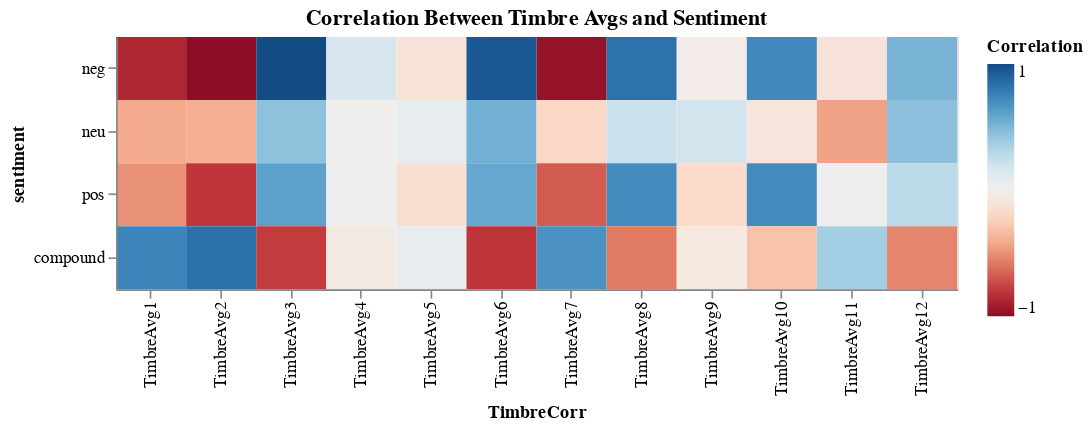

Notebook source saved alongside this figure:
### Code cell
# visualize correlations 
sentiment_cat = ['neg', 'neu', 'pos', 'compund']
timbre_cols = [f'TimbreAvg{i}' for i in range(1, 13)]
alt.Chart(corr_mat_long).mark_rect().encode(
    y=alt.Y('sentiment:O', sort=sentiment_cat),
    x=alt.X('TimbreCorr:O', sort=timbre_cols),
    tooltip=['sentiment', 'TimbreCorr', 'Correlation'],
    color=alt.Color('Correlation:Q', scale=alt.Scale(scheme="redblue"))  # TODO: do you like this colormap? red means something bad, blue means something good, maybe?
).properties(
    title='Correlation Between Timbre Avgs and Sentiment',
    width=500, height=150
)

### Figure 1 — Vega-Lite specification as saved in the notebook (floating-point values rounded to 4 significant figures)
{"config": {"view": {"continuousWidth": 400, "continuousHeight": 300}}, "data": {"name": "data-9d944cea36ab10ab6c176c1c2fce255b"}, "mark": "rect", "encoding": {"color": {"type": "quantitative", "field": "Correlation", "scale": {"scheme": "redblue"}}, "tooltip": [{"type": "nominal", "field": "sentiment"}, {"type": "nominal", "field": "TimbreCorr"}, {"type": "quantitative", "field": "Correlation"}], "x": {"type": "ordinal", "field": "TimbreCorr", "sort": ["TimbreAvg1", "TimbreAvg2", "TimbreAvg3", "TimbreAvg4", "TimbreAvg5", "TimbreAvg6", "TimbreAvg7", "TimbreAvg8", "TimbreAvg9", "TimbreAvg10", "TimbreAvg11", "TimbreAvg12"]}, "y": {"type": "ordinal", "field": "sentiment", "sort": ["neg", "neu", "pos", "compund"]}}, "height": 150, "title": "Correlation Between Timbre Avgs and Sentiment", "width": 500, "$schema": "https://vega.github.io/schema/vega-lite/v4.8.1.json", "datasets": {"data-9d944cea36ab10ab6c176c1c2fce255b": [{"sentiment": "neg", "TimbreCorr": "TimbreAvg1", "Correlation": -0.6394}, {"sentiment": "neu", "TimbreCorr": "TimbreAvg1", "Correlation": -0.3101}, {"sentiment": "pos", "TimbreCorr": "TimbreAvg1", "Correlation": -0.3712}, {"sentiment": "compound", "TimbreCorr": "TimbreAvg1", "Correlation": 0.5332}, {"sentiment": "neg", "TimbreCorr": "TimbreAvg2", "Correlation": -0.7367}, {"sentiment": "neu", "TimbreCorr": "TimbreAvg2", "Correlation": -0.2969}, {"sentiment": "pos", "TimbreCorr": "TimbreAvg2", "Correlation": -0.5927}, {"sentiment": "compound", "TimbreCorr": "TimbreAvg2", "Correlation": 0.5999}, {"sentiment": "neg", "TimbreCorr": "TimbreAvg3", "Correlation": 0.7189}, {"sentiment": "neu", "TimbreCorr": "TimbreAvg3", "Correlation": 0.3164}, {"sentiment": "pos", "TimbreCorr": "TimbreAvg3", "Correlation": 0.4317}, {"sentiment": "compound", "TimbreCorr": "TimbreAvg3", "Correlation": -0.5797}, {"sentiment": "neg", "TimbreCorr": "TimbreAvg4", "Correlation": 0.1152}, {"sentiment": "neu", "TimbreCorr": "TimbreAvg4", "Correlation": -0.002898}, {"sentiment": "pos", "TimbreCorr": "TimbreAvg4", "Correlation": 0.01034}, {"sentiment": "compound", "TimbreCorr": "TimbreAvg4", "Correlation": -0.04673}, {"sentiment": "neg", "TimbreCorr": "TimbreAvg5", "Correlation": -0.09546}, {"sentiment": "neu", "TimbreCorr": "TimbreAvg5", "Correlation": 0.04057}, {"sentiment": "pos", "TimbreCorr": "TimbreAvg5", "Correlation": -0.1225}, {"sentiment": "compound", "TimbreCorr": "TimbreAvg5", "Correlation": 0.03124}, {"sentiment": "neg", "TimbreCorr": "TimbreAvg6", "Correlation": 0.6727}, {"sentiment": "neu", "TimbreCorr": "TimbreAvg6", "Correlation": 0.376}, {"sentiment": "pos", "TimbreCorr": "TimbreAvg6", "Correlation": 0.4095}, {"sentiment": "compound", "TimbreCorr": "TimbreAvg6", "Correlation": -0.5979}, {"sentiment": "neg", "TimbreCorr": "TimbreAvg7", "Correlation": -0.7142}, {"sentiment": "neu", "TimbreCorr": "TimbreAvg7", "Correlation": -0.1625}, {"sentiment": "pos", "TimbreCorr": "TimbreAvg7", "Correlation": -0.5012}, {"sentiment": "compound", "TimbreCorr": "TimbreAvg7", "Correlation": 0.4842}, {"sentiment": "neg", "TimbreCorr": "TimbreAvg8", "Correlation": 0.5885}, {"sentiment": "neu", "TimbreCorr": "TimbreAvg8", "Correlation": 0.1552}, {"sentiment": "pos", "TimbreCorr": "TimbreAvg8", "Correlation": 0.507}, {"sentiment": "compound", "TimbreCorr": "TimbreAvg8", "Correlation": -0.4287}, {"sentiment": "neg", "TimbreCorr": "TimbreAvg9", "Correlation": -0.02964}, {"sentiment": "neu", "TimbreCorr": "TimbreAvg9", "Correlation": 0.1357}, {"sentiment": "pos", "TimbreCorr": "TimbreAvg9", "Correlation": -0.1514}, {"sentiment": "compound", "TimbreCorr": "TimbreAvg9", "Correlation": -0.05583}, {"sentiment": "neg", "TimbreCorr": "TimbreAvg10", "Correlation": 0.5167}, {"sentiment": "neu", "TimbreCorr": "TimbreAvg10", "Correlation": -0.08811}, {"sentiment": "pos", "TimbreCorr": "TimbreAvg10", "Correlation": 0.5063}, {"sentiment": "compound", "TimbreCorr": "TimbreAvg10", "Correlation": -0.2333}, {"sentiment": "neg", "TimbreCorr": "TimbreAvg11", "Correlation": -0.09271}, {"sentiment": "neu", "TimbreCorr": "TimbreAvg11", "Correlation": -0.331}, {"sentiment": "pos", "TimbreCorr": "TimbreAvg11", "Correlation": 0.01032}, {"sentiment": "compound", "TimbreCorr": "TimbreAvg11", "Correlation": 0.2621}, {"sentiment": "neg", "TimbreCorr": "TimbreAvg12", "Correlation": 0.3649}, {"sentiment": "neu", "TimbreCorr": "TimbreAvg12", "Correlation": 0.324}, {"sentiment": "pos", "TimbreCorr": "TimbreAvg12", "Correlation": 0.199}, {"sentiment": "compound", "TimbreCorr": "TimbreAvg12", "Correlation": -0.4025}]}}
